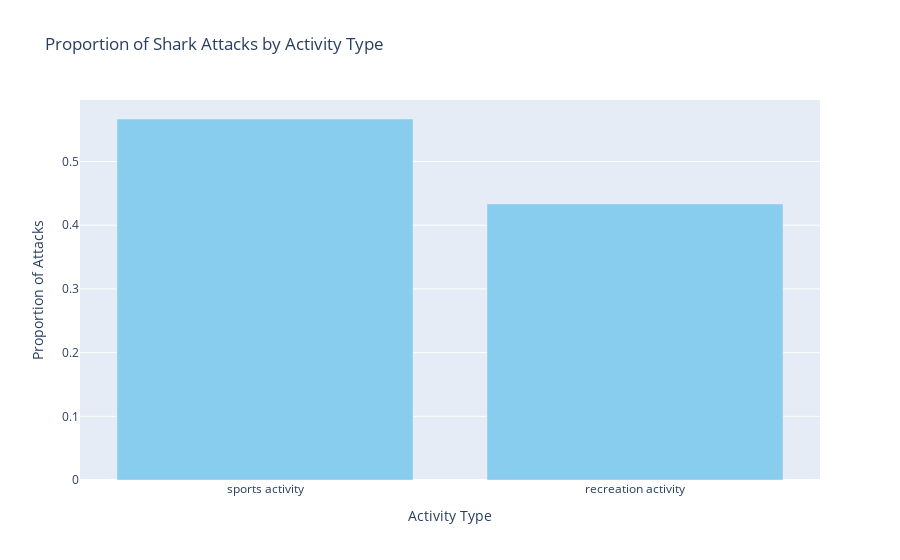

Notebook source saved alongside this figure:
### Markdown cell above
**Swimmers present a tougher challenge than surfers:** While reaching people swimming may require sharks to venture closer to the coast, once within range, they provide a more substantial meal compared to surfers, who may only offer an apetizer.

### Code cell
# Group attacks by Activity_type and count the occurrences
activity_type_counts = attacks['Activity_type'].value_counts().reset_index()
activity_type_counts.columns = ['Activity_type', 'Number of Attacks']

total_attacks = activity_type_counts['Number of Attacks'].sum() # Calculate the total number of attacks

# Calculate the proportion of attacks for each activity type
activity_type_counts['Proportion'] = activity_type_counts['Number of Attacks'] / total_attacks

# Create the bar chart
fig = px.bar(activity_type_counts, x='Activity_type', y='Proportion', 
             title='Proportion of Shark Attacks by Activity Type',
             labels={'Activity_type': 'Activity Type', 'Proportion': 'Proportion of Attacks'},
             template='plotly', # You can change the template if needed
             color_discrete_sequence=px.colors.qualitative.Safe) # Set color palette

fig.show()

### Figure 1 — Plotly figure (JSON) as saved in the notebook; plotly's stock layout.template omitted (floating-point values rounded to 4 significant figures)
{"data": [{"alignmentgroup": "True", "hovertemplate": "Activity Type=%{x}<br>Proportion of Attacks=%{y}<extra></extra>", "legendgroup": "", "marker": {"color": "rgb(136, 204, 238)", "pattern": {"shape": ""}}, "name": "", "offsetgroup": "", "orientation": "v", "showlegend": false, "textposition": "auto", "type": "bar", "x": ["sports activity", "recreation activity"], "xaxis": "x", "y": [0.5667, 0.4333], "yaxis": "y"}], "layout": {"barmode": "relative", "legend": {"tracegroupgap": 0}, "title": {"text": "Proportion of Shark Attacks by Activity Type"}, "xaxis": {"anchor": "y", "domain": [0, 1], "title": {"text": "Activity Type"}}, "yaxis": {"anchor": "x", "domain": [0, 1], "title": {"text": "Proportion of Attacks"}}}}
